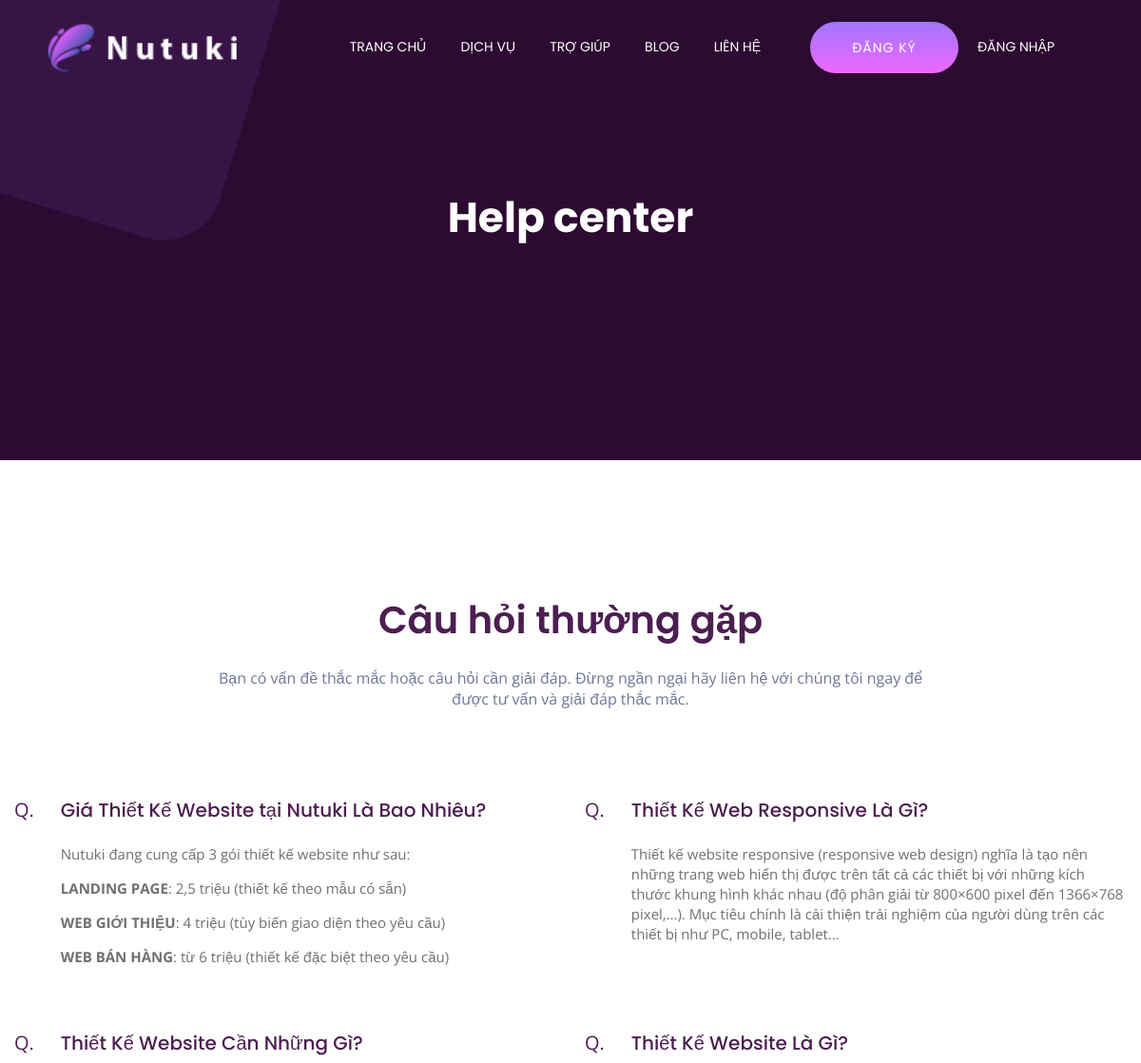
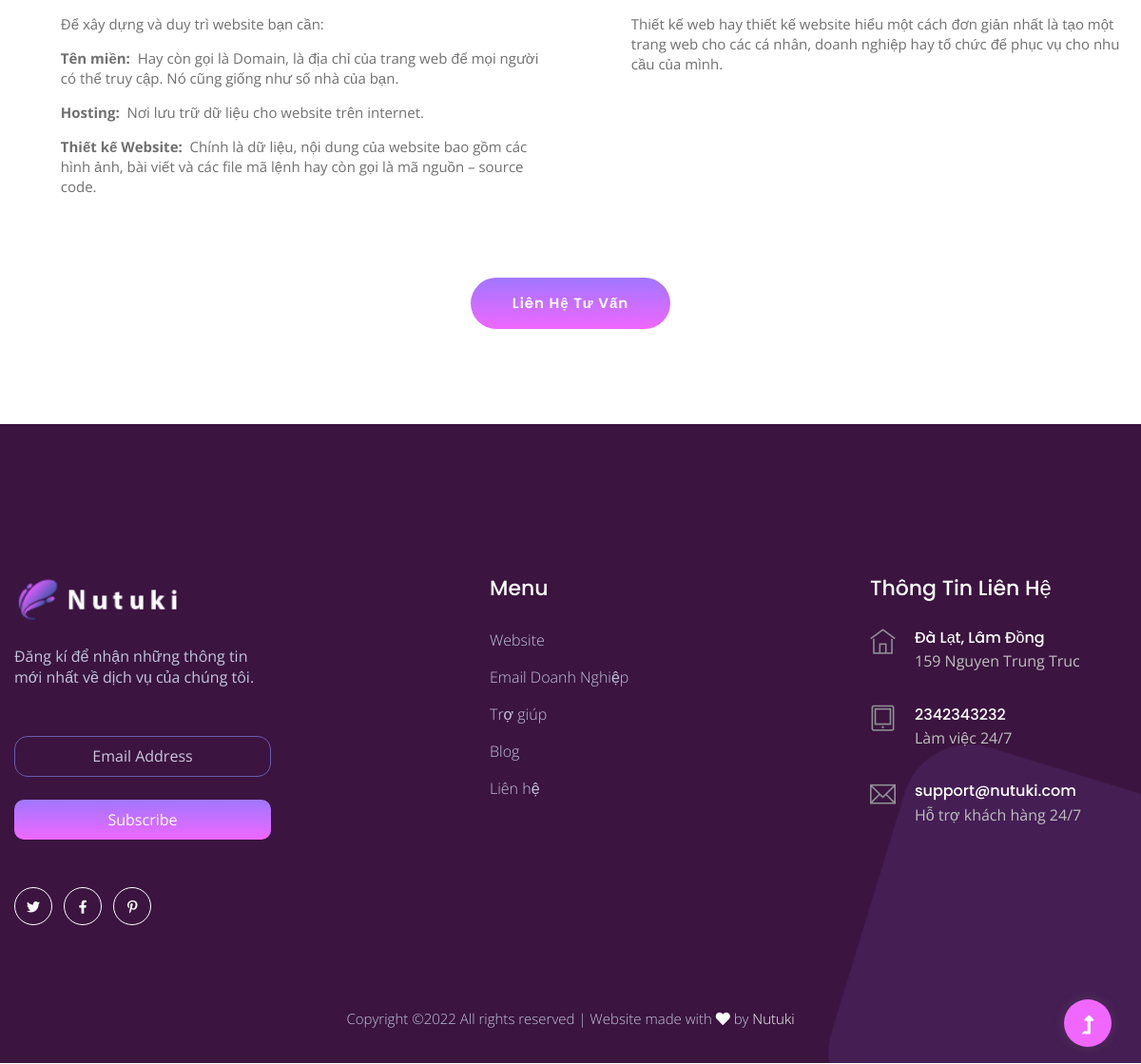
Screenshot of /help/ with the database file from the repository (2 pictures, top to bottom).
### help/models.py (models this page shows, shortened)
class Questions(models.Model):
	question = models.CharField("Câu Hỏi: ",max_length=200, null=False)
	answer = RichTextUploadingField("Câu trả lời: ",default="",null=True)
	class Meta:
		ordering = ['-id']
		db_table = "qustions"

### about/models.py (models this page shows, shortened)
class infoCompany(models.Model):
  companyName = models.CharField('Tên công ty', max_length=100)
  MST = models.CharField('Mã số thuế', null=True, max_length=20)
  logo = models.ImageField('Logo')
  founding = models.DateField('Ngày thành lập', null=True)
  faceBook = models.CharField('Facebook', null=True, max_length=100)
  email = models.CharField('Email', null=True, max_length=100)
  phoneNumber = models.CharField('Số điện thoại', max_length=11)
  address = models.CharField('Địa chỉ', max_length=100)
  location = models.CharField('Thành phố / Tỉnh',null=True, max_length=100)
  description = RichTextUploadingField('Mô tả')
  class Meta:
    db_table = 'info company'

### help/views.py (the view)
# urls.py: path('',views.help, name='help' ),
def help(request):
  questions = Questions.objects.all()
  info = infoCompany.objects.get(pk=1)
  return render(
    request=request,
    template_name='help.html',
    context={
      'questions': questions,
      'info':info
    }
  )

### templates/help.html
{% extends "homebase.html" %}
{% load static %}
{% block main %}
<main>
    <div class="slider-area slider-bg ">
        <div class="single-slider d-flex align-items-center slider-height3">
            <div class="container">
                <div class="row align-items-center justify-content-center">
                    <div class="col-xl-8 col-lg-9 col-md-12 ">
                        <div class="hero__caption hero__caption3 text-center">
                            <h1 data-animation="fadeInLeft" data-delay=".6s ">Help center</h1>
                        </div>
                    </div>
                </div>
            </div>
        </div>
        <div class="slider-shape d-none d-lg-block">
            <img class="slider-shape1" src="{% static '' %}assets/img/hero/top-left-shape.png" alt="">
        </div>
    </div>
    <section class="ask-questions section-padding40 fix">
        <div class="container">
            <div class="row justify-content-center">
                <div class="col-xl-8 col-lg-9 col-md-10 ">
                    <div class="section-tittle section-tittle2 text-center mb-90">
                        <h2>Câu hỏi thường gặp</h2>
                        <p>Bạn có vấn đề thắc mắc hoặc câu hỏi cần giải đáp. Đừng ngần ngại hãy liên hệ với chúng tôi ngay để được tư vấn và giải đáp thắc mắc.</p>
                    </div>
                </div>
            </div>
            <div class="row">
                {% for question in questions %}
                    <div class="col-lg-6 col-md-6">
                        <div class="single-question  single-question2 d-flex mb-50">
                            <span> Q.</span>
                            <div class="pera">
                                <h2>{{question.question}}</h2>
                                <p>{{question.answer|safe}}</p>
                            </div>
                        </div>
                    </div>
                {% endfor %}
            </div>
            <div class="row">
                <div class="col-xl-12 ">
                    <div class="more-btn text-center mt-20">
                        <a href="{% url 'contact'%}" class="btn">Liên hệ tư vấn</a>
                    </div>
                </div>
            </div>
        </div>
    </section>
</main>
{% endblock %}

### templates/homebase.html (shortened to what this page needs)
<!doctype html>
{% load static %}
<html class="no-js" lang="zxx">
    <head>
        <link rel="stylesheet" href="{% static '' %}assets/css/bootstrap.min.css">
        <link rel="stylesheet" href="{% static '' %}assets/css/owl.carousel.min.css">
        <link rel="stylesheet" href="{% static '' %}assets/css/slicknav.css">
        <link rel="stylesheet" href="{% static '' %}assets/css/flaticon.css">
        <link rel="stylesheet" href="{% static '' %}assets/css/progressbar_barfiller.css">
        <link rel="stylesheet" href="{% static '' %}assets/css/gijgo.css">
        <link rel="stylesheet" href="{% static '' %}assets/css/animate.min.css">
        <link rel="stylesheet" href="{% static '' %}assets/css/animated-headline.css">
        <link rel="stylesheet" href="{% static '' %}assets/css/magnific-popup.css">
        <link rel="stylesheet" href="{% static '' %}assets/css/fontawesome-all.min.css">
        <link rel="stylesheet" href="{% static '' %}assets/css/themify-icons.css">
        <link rel="stylesheet" href="{% static '' %}assets/css/slick.css">
        <link rel="stylesheet" href="{% static '' %}assets/css/nice-select.css">
        <link rel="stylesheet" href="{% static '' %}assets/css/style.css">
    </head>
    <body>
        <header>
            <div class="header-area header-transparent">
                <div class="main-header ">
                    <div class="header-bottom  header-sticky">
                        <div class="container-fluid">
                            <div class="row align-items-center">
                                <div class="col-xl-2 col-lg-2">
                                    <div class="logo">
                                        <a href="{% url 'home'%}"><img src="{% static '' %}assets/img/logo/logo_nutuki.png" alt="" width="287px"></a>
                                    </div>
                                </div>
                                <div class="col-xl-10 col-lg-10">
                                    <div class="menu-wrapper d-flex align-items-center justify-content-end">
                                        <div class="main-menu d-none d-lg-block">
                                            <nav>
                                                <ul id="navigation">
                                                    <li class="active" ><a href="{% url 'home'%}">Trang chủ</a></li>
                                                    <li>
                                                        <a href="#nutuki">Dịch vụ</a>
                                                    </li>
                                                    <li><a href="{% url 'help'%}">Trợ giúp</a></li>
                                                    <li><a href="{% url 'blogs'%}">Blog</a></li>
                                                    <li><a href="{% url 'contact'%}">Liên hệ</a></li>
                                                    {% if user.id is not None %}
                                                        <li class="button-header margin-left "><a href="{% url 'userpage' %}" class="btn" style="padding: 9px 22px !important;"><img src="{{ user.userprofile.image.url }}" alt="" width="30" style="border-radius: 50%;"> {{user.username}}</a></li>
                                                        <li >
                                                            <a href="#" ><i class="fas fa-caret-down"></i></a>
                                                            <ul class="submenu" style="left: -27vh; margin-top: -1vh;">
                                                                <li><a href="{% url 'userpage'%}">Trang cá nhân</a></li>
                                                                <li><a href="{% url 'updateUser'%}">Cập nhật thông tin</a></li>
                                                                <li><a href="{% url 'logout'%}">Đăng xuất</a></li>
                                                            </ul>
                                                        </li>
                                                    {% else %}
                                                        <li class="button-header margin-left "><a href="{% url 'register' %}" class="btn">Đăng ký</a></li>
                                                        <li ><a href="{% url 'login' %}">Đăng nhập</a></li>
                                                    {% endif %}
                                                </ul>
                                            </nav>
                                        </div>
                                    </div>
                                </div>
                                <div class="col-12">
                                </div>
                            </div>
                        </div>
                    </div>
                </div>
            </div>
        </header>
        {% block main %}
        {% endblock %}
        <footer>
            <div class="footer-wrappr " data-background="{% static '' %}assets/img/gallery/footer-bg.png">
            <div class="footer-area footer-padding ">
                <div class="container">
                    <div class="row d-flex justify-content-between">
                        <div class="col-xl-3 col-lg-4 col-md-6 col-sm-6">
                            <div class="single-footer-caption mb-50">
                                <div class="footer-logo mb-25">
                                    <a href="{% url 'home' %}"><img src="{% static '' %}assets/img/logo/logo_nutuki.png" alt="" style="width: 30vh;"></a>
                                </div>
                                <div class="footer-tittle mb-50">
                                    <p>Đăng kí để nhận những thông tin mới nhất về dịch vụ của chúng tôi.</p>
                                </div>
                                <div class="footer-form">
                                    <div id="mc_embed_signup">
                                        <form target="_blank" action="https://spondonit.us12.list-manage.com/subscribe/post?u=1462626880ade1ac87bd9c93a&amp;id=92a4423d01" method="get" class="subscribe_form relative mail_part" novalidate="true">
                                            <input type="email" name="EMAIL" id="newsletter-form-email" placeholder=" Email Address " class="placeholder hide-on-focus" onfocus="this.placeholder = ''" onblur="this.placeholder = 'Your email address'">
                                            <div class="form-icon">
                                                <button type="submit" name="submit" id="newsletter-submit" class="email_icon newsletter-submit button-contactForm">
                                                Subscribe
                                                </button>
                                            </div>
                                        </form>
                                    </div>
                                </div>
                                <div class="footer-social mt-50">
                                    <a href="#nutuki"><i class="fab fa-twitter"></i></a>
                                    <a href="#nutuki"><i class="fab fa-facebook-f"></i></a>
                                    <a href="#nutuki"><i class="fab fa-pinterest-p"></i></a>
                                </div>
                            </div>
                        </div>
                        <div class="col-xl-1 col-lg-1 col-md-1 col-sm-1"></div>
                        <div class="col-xl-2 col-lg-2 col-md-4 col-sm-5">
                            <div class="single-footer-caption mb-50">
                                <div class="footer-tittle">
                                    <h4>Menu</h4>
                                    <ul>
                                        <li><a href="{% url 'product'%}">Website</a></li>
                                        <li><a href="{% url 'email_business'%}">Email Doanh Nghiệp</a></li>
                                        <li><a href="{% url 'help'%}">Trợ giúp</a></li>
                                        <li><a href="{% url 'blogs'%}">Blog</a></li>
                                        <li><a href="{% url 'contact'%}">Liên hệ</a></li>
                                    </ul>
                                </div>
                            </div>
                        </div>
                        <div class="col-xl-1 col-lg-2 col-md-4 col-sm-5">
                        </div>
                        <div class="col-xl-3 col-lg-2 col-md-4 col-sm-5">
                            <div class="footer-tittle">
                                <h4>Thông Tin Liên Hệ</h4>
                                <div class="media contact-info" style="margin-bottom: 20px;">
                                    <span style="color: white;" class="contact-info__icon"><i class="ti-home"></i></span>
                                    <div class="media-body">
                                        <h3 style="color: white;margin-bottom: 4px;">{{info.location}}</h3>
                                        <p>{{info.address}}</p>
                                    </div>
                                </div>
                                <div class="media contact-info" style="margin-bottom: 20px;">
                                    <span style="color: white;" class="contact-info__icon"><i class="ti-tablet"></i></span>
                                    <div class="media-body">
                                        <h3 style="color: white;margin-bottom: 4px;">{{info.phoneNumber}}</h3>
                                        <p>Làm việc 24/7</p>
                                    </div>
                                </div>
                                <div class="media contact-info" style="margin-bottom: 20px;">
                                    <span style="color: white;" class="contact-info__icon"><i class="ti-email"></i></span>
                                    <div class="media-body">
                                        <h3 style="color: white;margin-bottom: 4px;">{{info.email}}</h3>
                                        <p>Hỗ trợ khách hàng 24/7</p>
                                    </div>
                                </div>
                            </div>
                        </div>
                    </div>
                </div>
                <div class="footer-bottom-area">
                    <div class="container">
                        <div class="footer-border">
                            <div class="row">
                                <div class="col-xl-12">
                                    <div class="footer-copy-right text-center">
                                        <p>
                                            Copyright &copy;<script>document.write(new Date().getFullYear());</script> All rights reserved | Website made with <i class="fa fa-heart" aria-hidden="true"></i> by <a href="https://nutuki.com" target="_blank">Nutuki</a>
                                        </p>
                                    </div>
                                </div>
                            </div>
                        </div>
                    </div>
                </div>
            </div>
        </footer>
        <div id="back-top" >
            <a title="Go to Top" href="#"> <i class="fas fa-level-up-alt"></i></a>
        </div>
    </body>
</html>

### rows the page displays
Questions: question "Giá Thiết Kế Website tại Nutuki Là Bao Nhiêu?", answer "Nutuki đang cung cấp 3 gói thiết kế website như sau: LANDING PAGE : 2,5 triệu (thiết kế theo mẫu có sẵn) WEB GIỚI THIỆU : 4 triệu (tùy biến giao diện theo yêu cầu) WEB BÁN HÀNG : từ 6 triệu (thiết kế đặc biệt theo yêu cầu)"
Questions: question "Thiết Kế Web Responsive Là Gì?", answer "Thiết kế website responsive (responsive web design) nghĩa là tạo nên những trang web hiển thị được trên tất cả các thiết bị với những kích thước khung hình khác nhau (độ phân giải từ 800×600 pixel đến 1366×768 pixel,…). Mục tiêu chính là cải thiện trải nghiệm của người dùng trên các thiết bị như PC, mobile, tablet…"
Questions: question "Thiết Kế Website Cần Những Gì?", answer "Để xây dựng và duy trì website bạn cần: Tên miền: Hay còn gọi là Domain, là địa chỉ của trang web để mọi người có thể truy cập. Nó cũng giống như số nhà của bạn. Hosting: Nơi lưu trữ dữ liệu cho website trên internet. Thiết kế Website: Chính là dữ liệu, nội dung của website bao gồm các hình ảnh, bài viết và các file mã lệnh hay còn gọi là mã nguồn – source code."
Questions: question "Thiết Kế Website Là Gì?", answer "Thiết kế web hay thiết kế website hiểu một cách đơn giản nhất là tạo một trang web cho các cá nhân, doanh nghiệp hay tổ chức để phục vụ cho nhu cầu của mình."
infoCompany: location "Đà Lạt, Lâm Đồng", address "159 Nguyen Trung Truc", phoneNumber "2342343232", email "support@nutuki.com"
